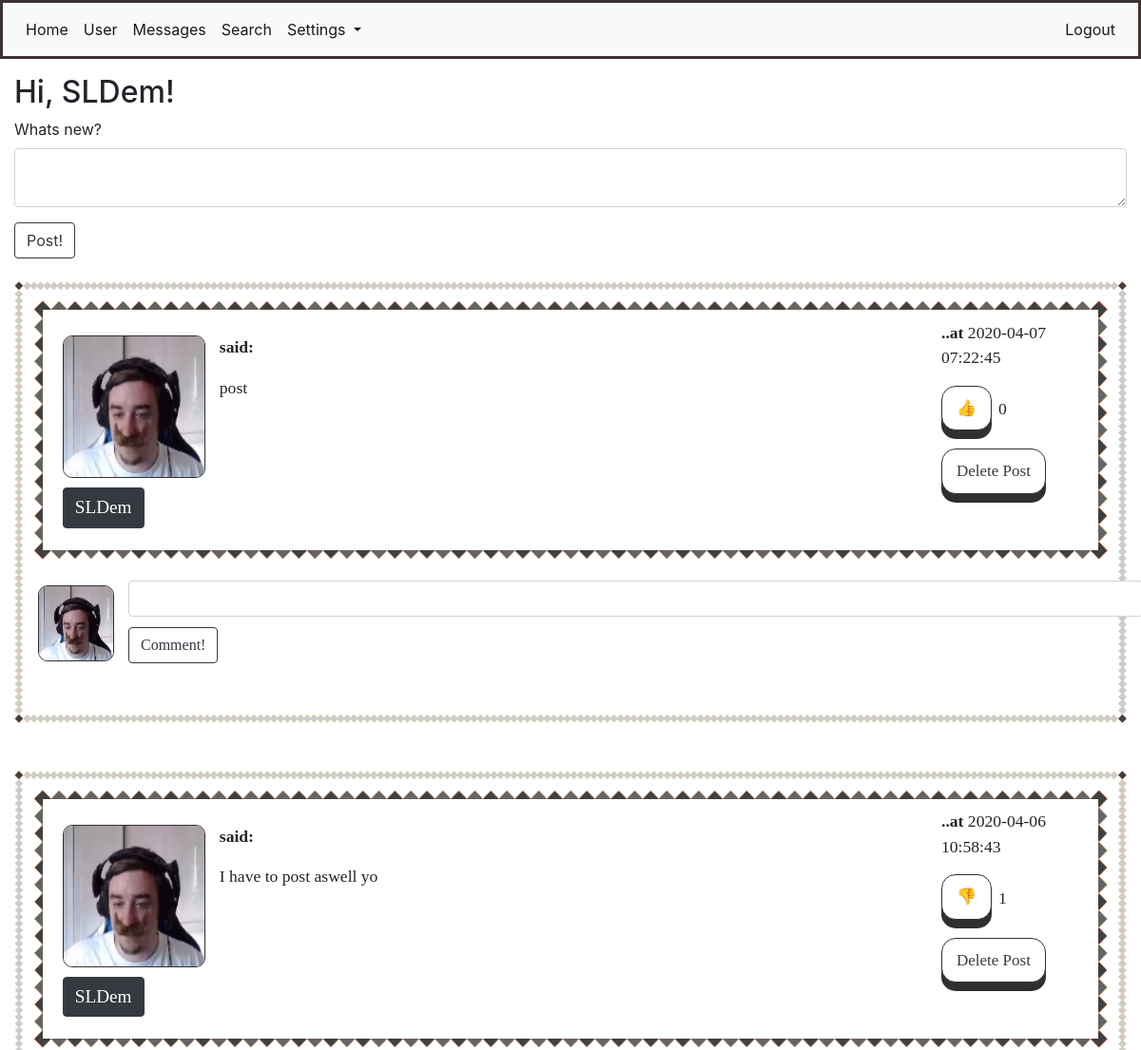
Before: /home (signed in, upper part) with the older database file.
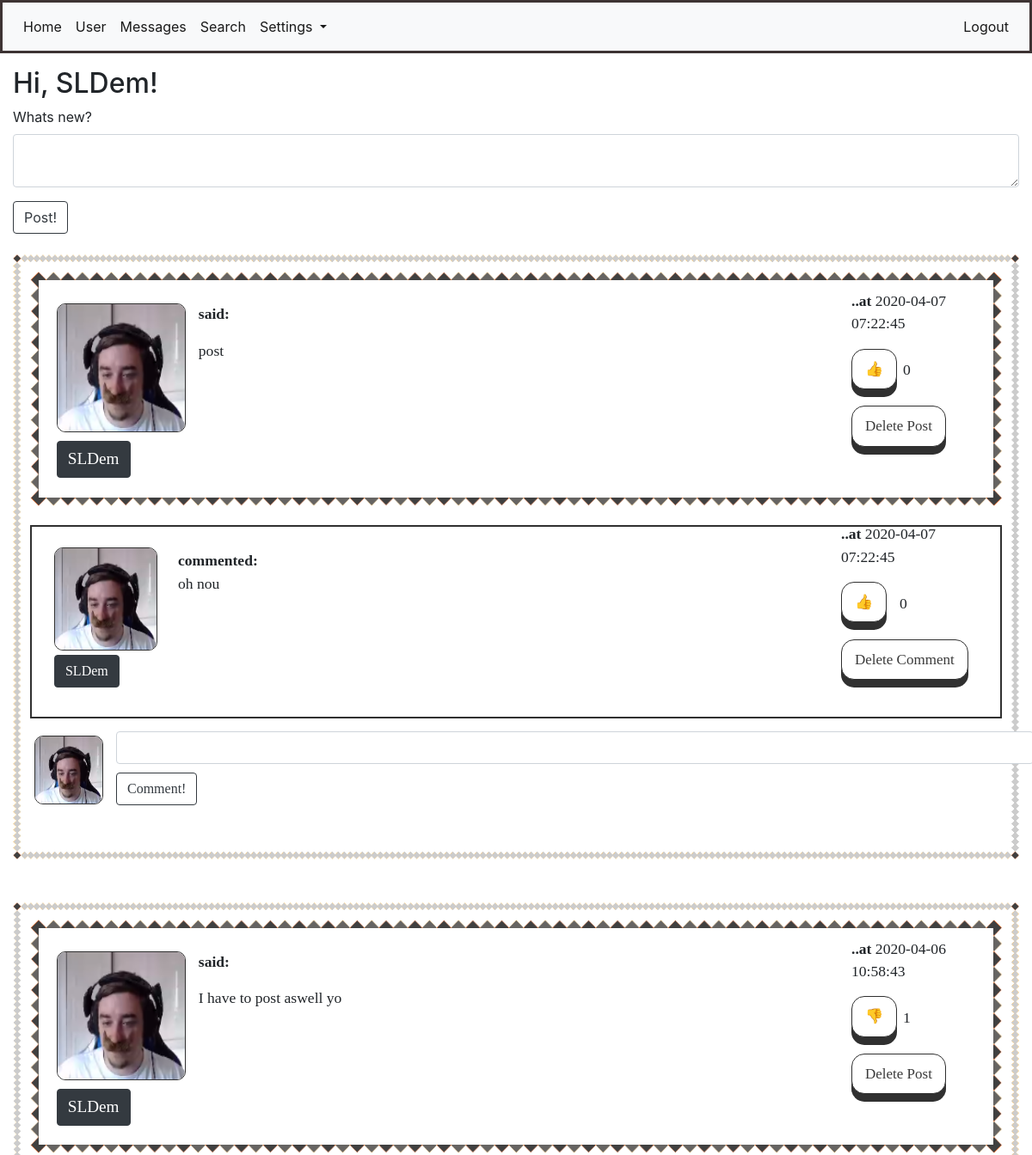
After: the same page with the newer database file.
### app/models.py (models this page shows, shortened)
class User(UserMixin, db.Model):
    id = db.Column(db.Integer, primary_key=True)
    username = db.Column(db.String(64), index=True, unique=True)
    email = db.Column(db.String(124), index=True, unique=True)
    password_hash = db.Column(db.String(128))
    about_me = db.Column(db.String(1024))
    last_seen = db.Column(db.DateTime, default=datetime.utcnow())
    avatar_set = db.Column(db.Boolean, default=False)
    posts = db.relationship("Post", backref='author', lazy='dynamic')
    comments = db.relationship("Comment", backref='commenter', lazy='dynamic')
    followed = db.relationship(
        'User', secondary=followers,
        primaryjoin=(followers.c.follower_id == id),
        secondaryjoin=(followers.c.followed_id == id),
        backref=db.backref('followers', lazy='dynamic'), lazy='dynamic')
    liked = db.relationship(
        'PostLike',
        foreign_keys='PostLike.user_id',
        backref='user', lazy='dynamic')
    comment_liked = db.relationship(
        'CommentLike',
        foreign_keys='CommentLike.user_id',
        backref='user', lazy='dynamic')
    messages_sent = db.relationship(
        'Message',
        foreign_keys='Message.sender_id',
        backref='author', lazy='dynamic')
    messages_received = db.relationship(
        'Message',
        foreign_keys='Message.recipient_id',
        backref='recipient', lazy='dynamic')
    def liked_post(self, post):
        return PostLike.query.filter(PostLike.user_id == self.id,
                                     PostLike.post_id == post.id).count() > 0
    def liked_comment(self, comment):
        return CommentLike.query.filter(CommentLike.user_id == self.id,
                                        CommentLike.comment_id == comment.id).count() > 0

class Post(db.Model):
    id = db.Column(db.Integer, primary_key=True)
    body = db.Column(db.String(140))
    timestamp = db.Column(db.DateTime, index=True, default=datetime.utcnow())
    user_id = db.Column(db.Integer, db.ForeignKey('user.id'))
    likes = db.relationship('PostLike', backref='post', lazy='dynamic')
    comments = db.relationship('Comment', backref='comment', lazy='dynamic')

class Comment(db.Model):
    id = db.Column(db.Integer, primary_key=True)
    body = db.Column(db.String(1028))
    timestamp = db.Column(db.DateTime(), default=datetime.utcnow(), index=True)
    post_id = db.Column(db.Integer, db.ForeignKey('post.id'))
    user_id = db.Column(db.Integer, db.ForeignKey('user.id'))
    comment_likes = db.relationship('CommentLike', backref='comment', lazy='dynamic')

### app/routes.py (the view)
@login_required
@app.route('/', methods=['POST', 'GET'])
@app.route('/home', methods=['POST', 'GET'])
def home():
    if current_user.is_authenticated:
        form = PostForm()
        if form.validate_on_submit():
            post = Post(body=form.post.data, author=current_user)
            db.session.add(post)
            db.session.commit()
            flash('Your post has been posted!')
            return redirect(url_for('home', post_id=post.id))
        page = request.args.get('page', 1, type=int)
        posts = Post.query.order_by(Post.timestamp.desc()).paginate(
            page, 5, False)
        next_url = url_for('home', page=posts.next_num if posts.has_next else None)
        prev_url = url_for('home', page=posts.prev_num if posts.has_prev else None)
        comments = Comment.query.all()
        return render_template('home.html', title='Home', form=form, user=user, username=current_user.username,
                               posts=posts.items, comments=comments, next_url=next_url, prev_url=prev_url)
    return redirect(url_for('login'))

### app/forms.py
class PostForm(FlaskForm):
    post = TextAreaField("Whats new?", validators=[DataRequired(), Length(min=1, max=1028)])
    submit = SubmitField('Post!')

### app/models.py (called while the page is built)
@login.user_loader
def load_user(id):
    return User.query.get(int(id))

### app/templates/home.html (shortened to what this page needs)
{% extends "base.html" %}
{% import "bootstrap/wtf.html" as wtf %}
{% block app_content %}
<h2>Hi, {{current_user.username}}!</h2>
{% if form %}
{{ wtf.quick_form(form, button_map={'submit':'btn btn-outline-dark'}) }}
{% endif %}
<br>
{% for post in posts %}
{% include "_post.html" %}
{% endfor %}
{% endblock %}

### app/templates/base.html (shortened to what this page needs)
<!doctype html>
<html>
    <head>
        <link rel="stylesheet" href="https://stackpath.bootstrapcdn.com/bootstrap/4.4.1/css/bootstrap.min.css">
        <link rel="stylesheet" href="{{ url_for('static', filename='main.css') }}">
    </head>
    <body style="height: 937px;">
    <div id="page-container">
        <div class="navbar_bordered">
            <nav class="navbar navbar-expand-lg navbar-light bg-light">
                <div class="collapse navbar-collapse" id="navbarSupportedContent">
                    <ul class="navbar-nav mr-auto">
                        <li class="nav-item active">
                            <a class="nav-link" href="/home">Home <span class="sr-only">(current)</span></a>
                        </li>
                        <li class="nav-item active">
                            <a class="nav-link" href="{{url_for('user', username=current_user.username) }}">User</a>
                        </li>
                        <li class="nav-item active">
                            <a class="nav-link" href="{{url_for('messages') }}">Messages</a>
                        </li>
                         <li class="nav-item active">
                            <a class="nav-link" href="{{url_for('search') }}">Search</a>
                        </li>
                        <li class="nav-item dropdown active">
                            <a class="nav-link dropdown-toggle" href="#" id="navbarDropdown" role="button" data-toggle="dropdown" aria-haspopup="true" aria-expanded="false">
                            Settings
                        </a>
                        </li>
                    </ul>
                    <ul class="nav navbar-nav ml-auto">
                        {% if current_user.is_anonymous %}
                            <li class="nav-item active">
                                <a class="nav-link" href="/login">Login</a>
                            </li>
                        {% else %}
                            <li class="nav-item active">
                                <a class="nav-link" href="/logout">Logout</a>
                            </li>
                        {% endif %}
                    </ul>
                </div>
            </nav>
        </div>
    {% block content %}
        <div class="container-fluid">
            {% block app_content %}{% endblock %}
        </div>
    {% endblock %}
    </div>
    </body>
</html>

### app/templates/_post.html (shortened to what this page needs)
<div class="post_with_background" style="margin-bottom: 50px;">
    <div class="post">
        <div id="container_post">
            <div id="left_post">
                <div style="position: absolute; margin-left: -5px;">
                    <a href="{{ url_for('user', username=post.author.username) }}">
                        {% if post.author.avatar_set %}
                        <img class="avatar" height="150px" width="150px"
                             src="{{ url_for('static', filename=post.author.username + '.jpg') }}">
                        {% else %}
                        <img class="roboavatar" src="{{ avatars.robohash(post.author.username, size='150') }}"/>
                        {% endif %}
                    </a>
                </div>
                <div style="position: relative; margin-top: 160px; margin-left: -5px;">
                    <a href="{{ url_for('user', username=post.author.username) }}">
                        <button class="btn btn-dark">
                            <div class="username_in_post">{{ post.author.username }}</div>
                        </button>
                    </a>
                </div>
            </div>
            <div id="center_post">
                <p><b>said: </b></p>
                <p id="post{{ post.id }}">{{ post.body }}</p>
            </div>
            <div id="right_post">
                <p><b>..at</b> {{post.timestamp.replace(microsecond=0)}}</p>
                {% if current_user.liked_post(post) %}
                <div id="like_container">
                    <div id="like_button"><a href="{{ url_for('like_action', post_id=post.id, action='dislike') }}">
                        <div class="button">&#128078</div>
                    </a>
                    </div>
                    <div id="like_count"><p>{{ post.likes.count() }}</p></div>
                </div>
                {% else %}
                <div id="dislike_container">
                    <div id="dislike_button"><a href="{{ url_for('like_action', post_id=post.id, action='like') }}">
                        <div class="button">&#128077</div>
                    </a>
                    </div>
                    <div id="dislike_count"><p>{{ post.likes.count() }}</p></div>
                </div>
                {% endif %}
                <div class="delete_button">
                    {% if current_user.username == post.author.username %}
                    <a href="{{url_for('are_you_sure_post', post_id=post.id)}}">
                        <div class="button">Delete Post</div>
                    </a>
                    {% endif %}
                </div>
            </div>
        </div>
    </div>
    {% for comment in comments %}
    {% if comment in post.comments %}
    {% include "_comment.html" %}
    {% endif %}
    {% endfor %}
    <div id="container_post_comment">
        <div id="left_post_comment">
            {% if current_user.avatar_set %}
            <img class="avatar" height="80px" width="80px"
                 src="{{ url_for('static', filename=current_user.username + '.jpg') }}">
            {% else %}
            <img class="roboavatar" src="{{ avatars.robohash(current_user.username, size='80') }}"/>
            {% endif %}
        </div>
        <div id="right_post_comment">
            <form action="{{ url_for('comment', post_id=post.id) }}" method="post"
                  style="margin-bottom: 4%;">
                <input style="width: 100%; margin-bottom: 1%;" class="form-control" type=text name=comment>
                <input type=submit class="btn btn-outline-dark" value=Comment!>
            </form>
        </div>
    </div>
</div>

### app/templates/_comment.html
<div class="comment_with_border">
    <div id="container-comment">
        <div id="left_comment">
            <a href="{{ url_for('user', username=comment.commenter.username) }}">
                {% if comment.commenter.avatar_set %}
                <img class="avatar" height="120px" width="120px"
                     src="{{ url_for('static', filename=comment.commenter.username + '.jpg') }}">
                {% else %}
                <img class="roboavatar" src="{{ avatars.robohash(comment.commenter.username, size='120') }}"/>
                {% endif %}
            </a>
            <div style="position: relative; margin-top: 5px;">
                <a href="{{ url_for('user', username=comment.commenter.username) }}">
                    <button class="btn btn-dark">
                        <div class="link_button">{{ comment.commenter.username }}</div>
                    </button>
                </a>
            </div>
        </div>
        <div id="center_comment">
            </a><b>commented: </b>
            <p>{{ comment.body }}</p>
        </div>
        <div id="right_comment">
            <p><b>..at</b> {{comment.timestamp.replace(microsecond=0)}}</p>
            {% if current_user.liked_comment(comment) %}
            <div id="like_container">
                <div id="like_button"><a
                        href="{{ url_for('comment_like_action', comment_id=comment.id, action='dislike') }}">
                    <div class="button">&#128078</div>
                </a></div>
                <div id="like_count"><p>{{ comment.comment_likes.count() }}</p></div>
            </div>
            {% else %}
            <div id="dislike_container">
                <div id="dislike_button"><a
                        href="{{ url_for('comment_like_action', comment_id=comment.id, action='like') }}">
                    <div class="button">&#128077</div>
                </a></div>
                <div id="dislike_count"><p>{{ comment.comment_likes.count() }}</p></div>
            </div>
            {% endif %}
            <div class="delete_button">
                {% if current_user.username == post.author.username or current_user.username ==
                comment.commenter.username %}
                <a href="{{url_for('are_you_sure_comment', comment_id=comment.id)}}">
                    <div class="button">Delete Comment</div>
                </a>
                {% endif %}
            </div>
        </div>
    </div>
</div>

### app/static/main.css (style rules this page uses)
#page-container { position: relative; min-height:100%; height: auto !important; height: 100%; padding-bottom: 100px; }
#container_post { width:100%; height: 190px; margin-bottom: 2%; }
#left_post { float: left; width: 160px; margin-left: 1%; margin-top: 0.1%; }
#center_post { margin: 0 auto; width: 80%; margin-top: 1%; margin-left: 155px; }
#right_post { float: right; width: 150px; margin-top: -100px; }
#left_comment { float: left; width: 130px; height: 130px; margin-left: 1%; margin-top: -0.2%; }
#center_comment { margin: 0 auto; width: 80%; margin-top: 1%; margin-left: 155px; }
#right_comment { float: right; width: 170px; margin-top: -100px; }
#container_post_comment { width:99%; }
#left_post_comment { float: left; width: 4.5%; margin-left: 5px; margin-top: 5px; }
#right_post_comment { margin: 0 auto; width: 95.4%; margin-top: 1.27%; margin-left: 100px; }
#like_container { width: 100%; }
#like_button { float: left; width: 40%; margin-bottom: 1.2rem; }
#like_count { float: right; width: 60%; margin-left: -40px; margin-top: 0.73rem; }
#dislike_container { width: 100%; }
#dislike_button { float: left; width: 40%; margin-bottom: 1.2rem; }
#dislike_count { float: right; width: 60%; margin-left: -40px; margin-top: 0.73rem; }
.delete_button { margin-top: 2.1rem; }
.avatar { border: 1px solid #303030; border-radius: 10px; }
.navbar_bordered { border: 3px solid transparent; border-color: #3D3333; margin-bottom: 1rem; }
.post_with_background { border: 10px solid transparent; padding: 10px; border-image: url('/static/border1.png') 30 round; font-family: 'Lobster Two', cursive; font-size: 1.1rem; }
.post { border: 10px solid transparent; padding: 15px; border-image: url('/static/border2.png') 15 round; margin-bottom: 2%; }
.comment_with_border { height: 225px; border: 2px solid #303030; padding: 15px; padding-bottom: 30px; margin-bottom: 5px; }
.username_in_post { text-decoration: none !important; font-family: 'Comic Sans MS', cursive; font-size: 1.2rem; display: inline-block; color: white; }
.link_button { text-decoration: none !important; font-family: 'Comic Sans MS', cursive; font-size: 1rem; display: inline-block; color: white; }
.button { outline: none !important; display: inline-block; padding: 10px 15px; font-size: 17px; cursor: pointer; text-align: center; text-decoration: none; outline: none; color: #3B3B3B !important; background-color: white; border: solid; border-color: #303030; border-width: 1px; border-radius: 15px; box-shadow: 0 9px #303030; }

Changed rows visible on the page:
added Comment: username (picture), commenter.username "SLDem", body "oh nou", timestamp.replace "2020-04-07 07:22:45", comment_likes.count "0", shown under Post "post"
